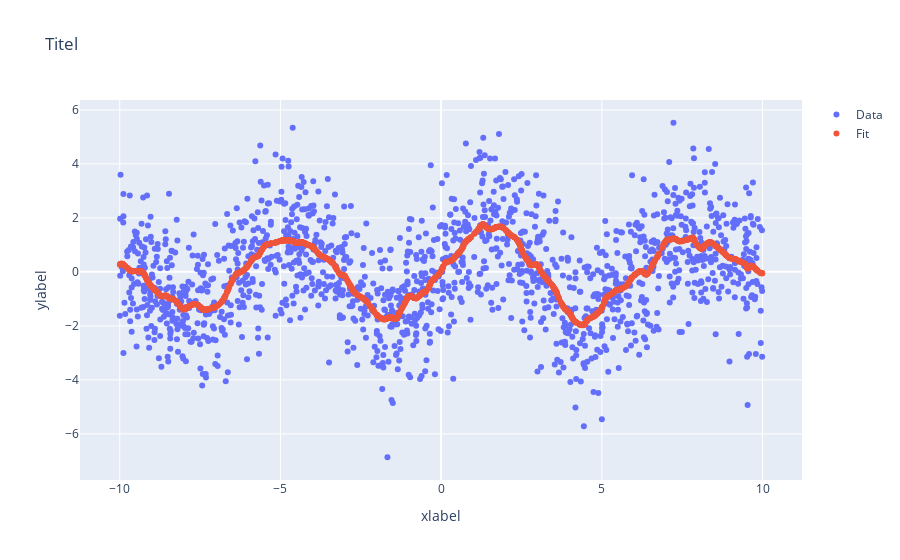

The cell this chart's notebook holds for it:
### Code cell
# test out 1D fit 
print("Data preperation")
df = pd.read_csv("f3_data.csv")
df.head()
df_train, df_test = train_test_split(df, test_size=0.25, )
X_train = df_train["x"].values.reshape((-1,1))
y_train = df_train["y"].values.reshape((-1,1))

#df_train.plot.scatter(x="x", y="y")

m = ( ('s(1)', 'conv', 25), )
n_param = 10
M = Model(descr=m, n_param=250)
f = M.fit(X=X_train, y=y_train, lam=[m[0][2]])

### Figure 1 — Plotly figure (JSON) as saved in the notebook; plotly's stock layout.template omitted (floating-point values rounded to 4 significant figures; data arrays with more than 128 entries replaced by an {"elided": "..."} marker saying what was removed)
{"data": [{"mode": "markers", "name": "Data", "type": "scatter", "x": {"elided": "1500 float values"}, "y": {"elided": "1500 float values"}}, {"mode": "markers", "name": "Fit", "type": "scatter", "x": {"elided": "1500 float values"}, "y": {"elided": "1500 float values"}}], "layout": {"title": {"text": "Titel"}, "xaxis": {"title": {"text": "xlabel"}}, "yaxis": {"title": {"text": "ylabel"}}}}
